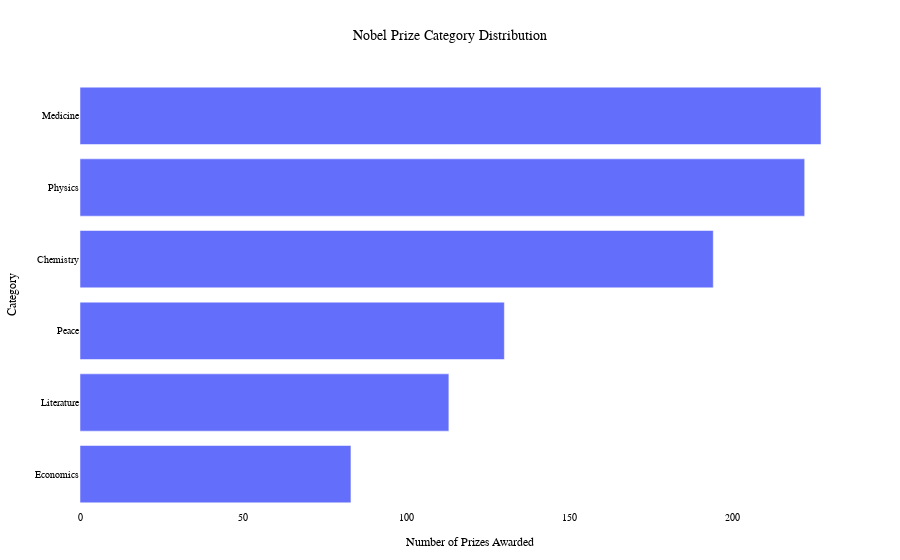

Source (notebook cell):
### Markdown cell above
Distribution for Categories

### Code cell
category_summary = winners['category'].value_counts().reset_index()
category_summary.columns = ['Category', 'Count']

fig = px.bar(category_summary.sort_values('Count', ascending=True), 
             x='Count', y='Category', orientation='h',
             title='Nobel Prize Category Distribution',
             labels={'Count': 'Number of Prizes Awarded', 'Category': 'Category'},
             template='plotly_white')
fig=apply_theme_nobel(fig)
iplot(fig)

### Figure 1 — Plotly figure (JSON) as saved in the notebook; plotly's stock layout.template omitted (floating-point values rounded to 4 significant figures)
{"data": [{"alignmentgroup": "True", "hovertemplate": "Number of Prizes Awarded=%{x}<br>Category=%{y}<extra></extra>", "legendgroup": "", "marker": {"color": "#636efa", "pattern": {"shape": ""}}, "name": "", "offsetgroup": "", "orientation": "h", "showlegend": false, "textposition": "auto", "type": "bar", "x": [83, 113, 130, 194, 222, 227], "xaxis": "x", "y": ["Economics", "Literature", "Peace", "Chemistry", "Physics", "Medicine"], "yaxis": "y"}], "layout": {"autosize": true, "barmode": "relative", "font": {"color": "black", "family": "Times New Roman", "size": 12}, "legend": {"font": {"family": "Times New Roman", "size": 10}, "orientation": "h", "tracegroupgap": 0, "x": 0.5, "xanchor": "center", "y": 1.1}, "margin": {"b": 50, "l": 60, "r": 40, "t": 80}, "paper_bgcolor": "white", "plot_bgcolor": "white", "title": {"font": {"color": "black", "family": "Times New Roman", "size": 14}, "text": "Nobel Prize Category Distribution", "x": 0.5, "xanchor": "center"}, "xaxis": {"anchor": "y", "autorange": true, "domain": [0, 1], "range": [0, 238.9], "showgrid": false, "showline": false, "tickfont": {"family": "Times New Roman", "size": 10}, "ticks": "", "title": {"font": {"family": "Times New Roman", "size": 12}, "text": "Number of Prizes Awarded"}, "type": "linear", "zeroline": false}, "yaxis": {"anchor": "x", "autorange": true, "domain": [0, 1], "range": [-0.5, 5.5], "showgrid": false, "showline": false, "tickfont": {"family": "Times New Roman", "size": 10}, "ticks": "", "title": {"font": {"family": "Times New Roman", "size": 12}, "text": "Category"}, "type": "category", "zeroline": false}}}
